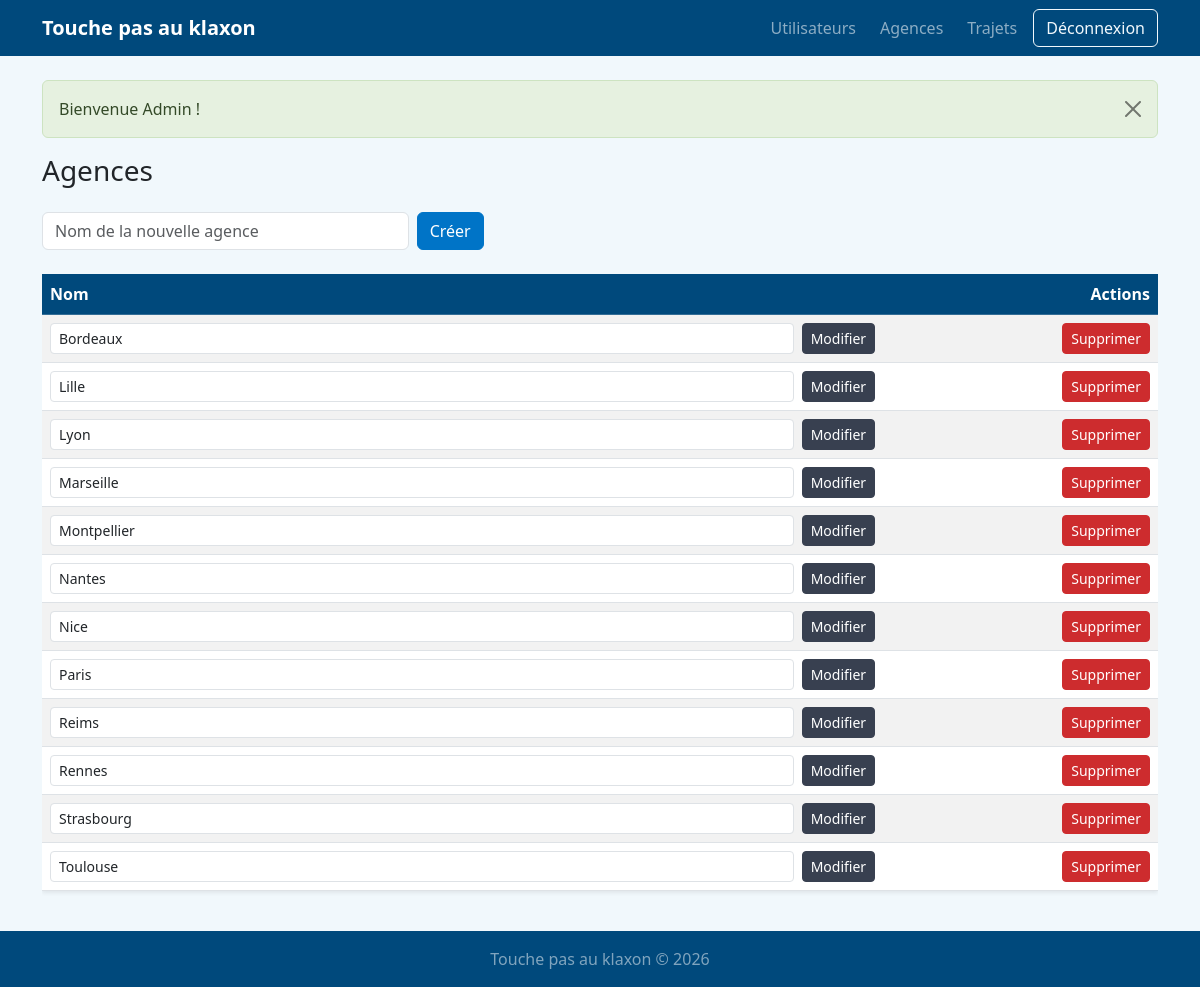
/admin/agences (signed in), run on the app's committed database.
### tables this page shows
CREATE TABLE agence (
  id  INT UNSIGNED NOT NULL AUTO_INCREMENT,
  nom VARCHAR(100) NOT NULL,
  PRIMARY KEY (id),
  UNIQUE KEY uq_agence_nom (nom)
);

### src/Core/View.php (called while the page is built, shortened)
<?php
final class View
{
    public static function render(string $template, array $data = []): void
    {
        extract($data, EXTR_SKIP);
        require dirname(__DIR__, 2) . '/templates/' . $template . '.php';
        require dirname(__DIR__, 2) . '/templates/layout.php';
    }
}

### src/Controller/AdminController.php (called while the page is built, shortened)
<?php
final class AdminController extends Controller
{
    public function agences(): void
    {
        View::render('admin/agences', ['agences' => (new AgenceModel())->all()]);
    }
}

### public/index.php (called while the page is built, shortened)
<?php
require_once ROOT . '/src/Core/helpers.php';
$router = new Router();
$router->get('/', [TrajetController::class, 'index']);
$router->get('/connexion', [AuthController::class, 'loginForm']);
$router->post('/connexion', [AuthController::class, 'login']);
$router->post('/deconnexion', [AuthController::class, 'logout']);
$router->get('/trajets/creer', [TrajetController::class, 'creerForm']);
$router->post('/trajets/creer', [TrajetController::class, 'creer']);
$router->get('/trajets/{id}/modifier', [TrajetController::class, 'modifierForm']);
$router->post('/trajets/{id}/modifier', [TrajetController::class, 'modifier']);
$router->post('/trajets/{id}/supprimer', [TrajetController::class, 'supprimer']);
$router->get('/admin', [AdminController::class, 'tableau']);
$router->get('/admin/utilisateurs', [AdminController::class, 'utilisateurs']);
$router->get('/admin/agences', [AdminController::class, 'agences']);
$router->post('/admin/agences', [AdminController::class, 'agenceCreer']);
$router->post('/admin/agences/{id}/modifier', [AdminController::class, 'agenceModifier']);
$router->post('/admin/agences/{id}/supprimer', [AdminController::class, 'agenceSupprimer']);
$router->get('/admin/trajets', [AdminController::class, 'trajets']);
$router->post('/admin/trajets/{id}/supprimer', [AdminController::class, 'trajetSupprimer']);
$router->dispatch($_SERVER['REQUEST_METHOD'], $_SERVER['REQUEST_URI']);

### src/Model/AgenceModel.php (called while the page is built, shortened)
<?php
final class AgenceModel
{
    public function all(): array
    {
        return Database::getConnection()->query('SELECT id, nom FROM agence ORDER BY nom')->fetchAll();
    }
}

### src/Core/helpers.php (called while the page is built, shortened)
<?php
if (!function_exists('e')) {
    function e(mixed $value): string
    {
        return htmlspecialchars((string) $value, ENT_QUOTES | ENT_SUBSTITUTE, 'UTF-8');
    }
}

### templates/admin/agences.php (the view)
<h1 class="h3 mb-4">Agences</h1>
<form method="post" action="/admin/agences" class="row g-2 mb-4"><?= csrf_field() ?>
  <div class="col-sm-6 col-md-4"><input class="form-control" name="nom" placeholder="Nom de la nouvelle agence" maxlength="100" required></div>
  <div class="col-auto"><button class="btn btn-primary">Créer</button></div>
</form>
<div class="table-responsive">
<table class="table table-striped align-middle bg-white shadow-sm">
  <thead class="table-dark"><tr><th>Nom</th><th class="text-end">Actions</th></tr></thead>
  <tbody>
  <?php foreach ($agences as $a): ?>
    <tr>
      <td>
        <form method="post" action="/admin/agences/<?= (int) $a['id'] ?>/modifier" class="d-flex gap-2"><?= csrf_field() ?>
          <input class="form-control form-control-sm" name="nom" value="<?= e($a['nom']) ?>" maxlength="100" required>
          <button class="btn btn-sm btn-secondary">Modifier</button>
        </form>
      </td>
      <td class="text-end">
        <form method="post" action="/admin/agences/<?= (int) $a['id'] ?>/supprimer" class="d-inline"
              onsubmit="return confirm('Supprimer cette agence ?')"><?= csrf_field() ?>
          <button class="btn btn-sm btn-danger">Supprimer</button>
        </form>
      </td>
    </tr>
  <?php endforeach; ?>
  </tbody>
</table>
</div>

### src/Core/Router.php (shortened to what this page needs)
<?php
final class Router
{
    private array $routes = [];
    public function get(string $path, array $handler): void
    {
        $this->routes['GET'][$path] = $handler;
    }
    public function post(string $path, array $handler): void
    {
        $this->routes['POST'][$path] = $handler;
    }
    public function dispatch(string $method, string $uri): void
    {
        $path = rtrim((string) parse_url($uri, PHP_URL_PATH), '/');
        $path = $path === '' ? '/' : $path;
        foreach ($this->routes[$method] ?? [] as $pattern => [$class, $action]) {
            $regex = '#^' . preg_replace('#\{(\w+)\}#', '(?P<$1>[^/]+)', $pattern) . '$#';
            if (preg_match($regex, $path, $matches) === 1) {
                $params = array_values(array_filter($matches, 'is_string', ARRAY_FILTER_USE_KEY));
                (new $class())->$action(...$params);
                return;
            }
        }
    }
}

### data on the page
agence: nom "Bordeaux"
agence: nom "Lille"
agence: nom "Lyon"
agence: nom "Marseille"
agence: nom "Montpellier"
agence: nom "Nantes"
agence: nom "Nice"
agence: nom "Paris"
agence: nom "Reims"
agence: nom "Rennes"
agence: nom "Strasbourg"
agence: nom "Toulouse"

### other printed values
$f['message'] "Bienvenue Admin !"
